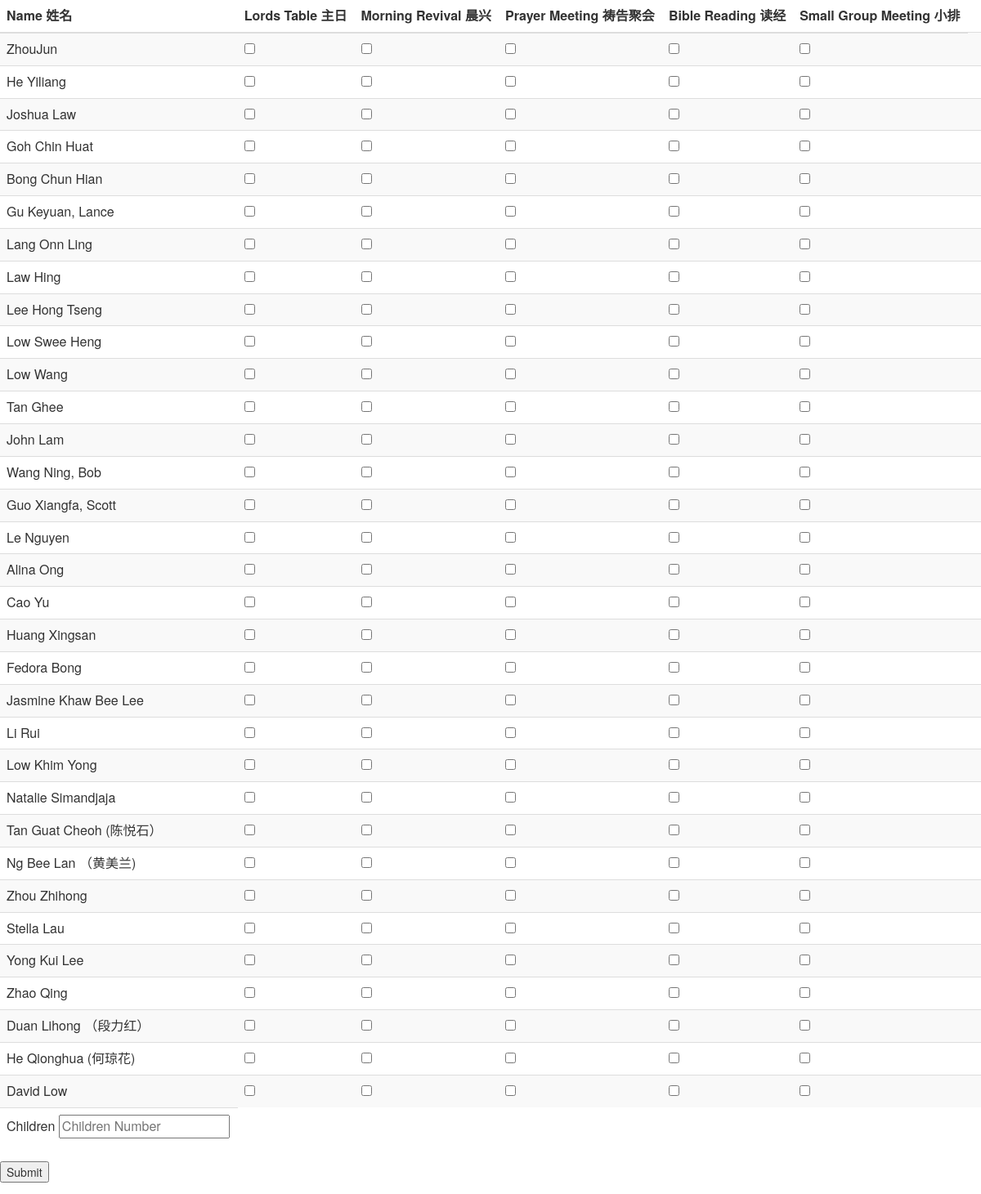
Screenshot of /attandance/create/ with the database file from the repository.
### attandance/models.py (models this page shows, shortened)
class Member(models.Model):
    Member_ID = models.AutoField(primary_key=True)
    Name = models.CharField(max_length=50)
    Member_Type = models.CharField(max_length=1, choices=MemberType)
    Contact = models.CharField(max_length=50)
    Password = models.CharField(max_length=255)
    Create_Date = models.DateTimeField(auto_now_add=True)
    Status = models.BooleanField(default=True)
    class Meta:
        ordering = ('Create_Date',)

### attandance/views.py (the view)
def create(req):
    allMember = Member.objects.all()
    content = {"allMember":allMember}
    return render(req, 'attandance/create.html', content)

### attandance/templates/attandance/create.html (shortened to what this page needs)
{% load bootstrap3 %}
{% bootstrap_css %}
{% if allMember %}
    <form action="{% url 'saveall' %}" method="post">
        <table class="table table-striped table-sm">
            <thead class="thead-inverse">
                <th>Name 姓名</th>
                <th>Lords Table 主日</th>
                <th>Morning Revival 晨兴</th>
                <th>Prayer Meeting 祷告聚会</th>
                <th>Bible Reading 读经</th>
                <th>Small Group Meeting 小排</th>
            </thead>
        {% for member in allMember %}
            <tr>
                <td>
                    {{ member.Name }}
                </td>
                <td>
                    <input type="checkbox" name="{{ member.Member_ID}}LT" id="{{ member.Member_ID}}+LT">
                </td>
                <td>
                    <input type="checkbox" name="{{ member.Member_ID}}MR" id="{{ member.Member_ID}}MR">
                </td>
                <td>
                    <input type="checkbox" name="{{ member.Member_ID}}PM" id="{{ member.Member_ID}}PM">
                </td>
                <td>
                    <input type="checkbox" name="{{ member.Member_ID}}BR" id="{{ member.Member_ID}}BR">
                </td>
                <td>
                    <input type="checkbox" NAME="{{ member.Member_ID}}SG" id="{{ member.Member_ID}}SG">
                </td>
                <td>
                </td>
            </tr>
        {% endfor %}
        <tr>
            <td>Children <input type="text" name="childrenNum" placeholder="Children Number"
                                required="required"></td>
        </tr>
        </table>
    <button type="submit">Submit</button>
    </form>
{% endif %}

### rows the page displays
Member: Name "ZhouJun"
Member: Name "He Yiliang"
Member: Name "Joshua Law"
Member: Name "Goh Chin Huat"
Member: Name "Bong Chun Hian"
Member: Name "Gu Keyuan, Lance"
Member: Name "Lang Onn Ling"
Member: Name "Law Hing"
Member: Name "Lee Hong Tseng"
Member: Name "Low Swee Heng"
Member: Name "Low Wang"
Member: Name "Tan Ghee"
Member: Name "John Lam"
Member: Name "Wang Ning, Bob"
Member: Name "Guo Xiangfa, Scott"
Member: Name "Le Nguyen"
Member: Name "Alina Ong"
Member: Name "Cao Yu"
Member: Name "Huang Xingsan"
Member: Name "Fedora Bong"
Member: Name "Jasmine Khaw Bee Lee"
Member: Name "Li Rui"
Member: Name "Low Khim Yong"
Member: Name "Natalie Simandjaja"
Member: Name "Tan Guat Cheoh (陈悦石）"
Member: Name "Ng Bee Lan （黄美兰)"
Member: Name "Zhou Zhihong"
Member: Name "Stella Lau"
Member: Name "Yong Kui Lee"
Member: Name "Zhao Qing"
Member: Name "Duan Lihong （段力红）"
Member: Name "He Qionghua (何琼花)"
Member: Name "David Low"
